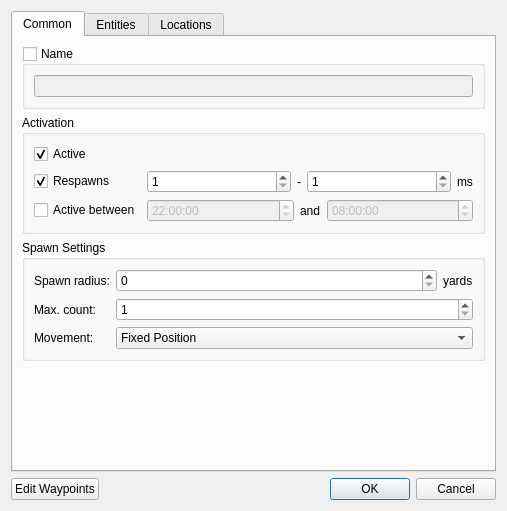
<?xml version="1.0" encoding="UTF-8"?>
<ui version="4.0">
 <class>SpawnDialog</class>
 <widget class="QDialog" name="SpawnDialog">
  <property name="geometry">
   <rect>
    <x>0</x>
    <y>0</y>
    <width>507</width>
    <height>511</height>
   </rect>
  </property>
  <property name="windowTitle">
   <string>Spawn Point</string>
  </property>
  <property name="windowIcon">
   <iconset resource="../qrc/editor.qrc">
    <normaloff>:/Trade_Engineering.png</normaloff>:/Trade_Engineering.png</iconset>
  </property>
  <layout class="QVBoxLayout" name="verticalLayout_3">
   <item>
    <widget class="QTabWidget" name="tabWidget">
     <property name="currentIndex">
      <number>0</number>
     </property>
     <widget class="QWidget" name="tab">
      <attribute name="title">
       <string>Common</string>
      </attribute>
      <layout class="QVBoxLayout" name="verticalLayout_5">
       <item>
        <widget class="QGroupBox" name="spawnNameBox">
         <property name="sizePolicy">
          <sizepolicy hsizetype="Preferred" vsizetype="Minimum">
           <horstretch>0</horstretch>
           <verstretch>0</verstretch>
          </sizepolicy>
         </property>
         <property name="title">
          <string>Name</string>
         </property>
         <property name="flat">
          <bool>true</bool>
         </property>
         <property name="checkable">
          <bool>true</bool>
         </property>
         <property name="checked">
          <bool>false</bool>
         </property>
         <layout class="QVBoxLayout" name="verticalLayout">
          <item>
           <widget class="QLineEdit" name="lineEdit"/>
          </item>
         </layout>
        </widget>
       </item>
       <item>
        <widget class="QGroupBox" name="groupBox_4">
         <property name="title">
          <string>Activation</string>
         </property>
         <property name="flat">
          <bool>true</bool>
         </property>
         <layout class="QGridLayout" name="gridLayout_2">
          <item row="2" column="2">
           <layout class="QHBoxLayout" name="horizontalLayout_2">
            <item>
             <widget class="QTimeEdit" name="timeEdit">
              <property name="enabled">
               <bool>false</bool>
              </property>
              <property name="sizePolicy">
               <sizepolicy hsizetype="Expanding" vsizetype="Fixed">
                <horstretch>0</horstretch>
                <verstretch>0</verstretch>
               </sizepolicy>
              </property>
              <property name="dateTime">
               <datetime>
                <hour>22</hour>
                <minute>0</minute>
                <second>0</second>
                <year>2000</year>
                <month>1</month>
                <day>1</day>
               </datetime>
              </property>
             </widget>
            </item>
            <item>
             <widget class="QLabel" name="label">
              <property name="sizePolicy">
               <sizepolicy hsizetype="Fixed" vsizetype="Preferred">
                <horstretch>0</horstretch>
                <verstretch>0</verstretch>
               </sizepolicy>
              </property>
              <property name="text">
               <string>and</string>
              </property>
             </widget>
            </item>
            <item>
             <widget class="QTimeEdit" name="timeEdit_2">
              <property name="enabled">
               <bool>false</bool>
              </property>
              <property name="sizePolicy">
               <sizepolicy hsizetype="Expanding" vsizetype="Fixed">
                <horstretch>0</horstretch>
                <verstretch>0</verstretch>
               </sizepolicy>
              </property>
              <property name="dateTime">
               <datetime>
                <hour>8</hour>
                <minute>0</minute>
                <second>0</second>
                <year>2000</year>
                <month>1</month>
                <day>1</day>
               </datetime>
              </property>
              <property name="calendarPopup">
               <bool>false</bool>
              </property>
              <property name="currentSectionIndex">
               <number>0</number>
              </property>
             </widget>
            </item>
           </layout>
          </item>
          <item row="1" column="2">
           <layout class="QHBoxLayout" name="horizontalLayout">
            <item>
             <widget class="QSpinBox" name="spinBox">
              <property name="sizePolicy">
               <sizepolicy hsizetype="Expanding" vsizetype="Fixed">
                <horstretch>0</horstretch>
                <verstretch>0</verstretch>
               </sizepolicy>
              </property>
              <property name="minimum">
               <number>1</number>
              </property>
              <property name="maximum">
               <number>999999999</number>
              </property>
             </widget>
            </item>
            <item>
             <widget class="QLabel" name="label_2">
              <property name="sizePolicy">
               <sizepolicy hsizetype="Fixed" vsizetype="Preferred">
                <horstretch>0</horstretch>
                <verstretch>0</verstretch>
               </sizepolicy>
              </property>
              <property name="text">
               <string>-</string>
              </property>
             </widget>
            </item>
            <item>
             <widget class="QSpinBox" name="spinBox_2">
              <property name="sizePolicy">
               <sizepolicy hsizetype="Expanding" vsizetype="Fixed">
                <horstretch>0</horstretch>
                <verstretch>0</verstretch>
               </sizepolicy>
              </property>
              <property name="minimum">
               <number>1</number>
              </property>
              <property name="maximum">
               <number>999999999</number>
              </property>
             </widget>
            </item>
            <item>
             <widget class="QLabel" name="label_3">
              <property name="sizePolicy">
               <sizepolicy hsizetype="Fixed" vsizetype="Preferred">
                <horstretch>0</horstretch>
                <verstretch>0</verstretch>
               </sizepolicy>
              </property>
              <property name="text">
               <string>ms</string>
              </property>
             </widget>
            </item>
           </layout>
          </item>
          <item row="2" column="1">
           <widget class="QCheckBox" name="checkBox_3">
            <property name="text">
             <string>Active between</string>
            </property>
           </widget>
          </item>
          <item row="1" column="1">
           <widget class="QCheckBox" name="checkBox_2">
            <property name="text">
             <string>Respawns</string>
            </property>
            <property name="checked">
             <bool>true</bool>
            </property>
           </widget>
          </item>
          <item row="0" column="1">
           <widget class="QCheckBox" name="checkBox">
            <property name="text">
             <string>Active</string>
            </property>
            <property name="checked">
             <bool>true</bool>
            </property>
           </widget>
          </item>
         </layout>
        </widget>
       </item>
       <item>
        <widget class="QGroupBox" name="groupBox_5">
         <property name="title">
          <string>Spawn Settings</string>
         </property>
         <property name="flat">
          <bool>true</bool>
         </property>
         <layout class="QGridLayout" name="gridLayout">
          <item row="1" column="2">
           <widget class="QSpinBox" name="spinBox_4">
            <property name="sizePolicy">
             <sizepolicy hsizetype="Expanding" vsizetype="Fixed">
              <horstretch>0</horstretch>
              <verstretch>0</verstretch>
             </sizepolicy>
            </property>
            <property name="minimum">
             <number>1</number>
            </property>
            <property name="maximum">
             <number>100</number>
            </property>
           </widget>
          </item>
          <item row="0" column="2">
           <layout class="QHBoxLayout" name="horizontalLayout_3">
            <item>
             <widget class="QSpinBox" name="spinBox_3">
              <property name="sizePolicy">
               <sizepolicy hsizetype="Expanding" vsizetype="Fixed">
                <horstretch>0</horstretch>
                <verstretch>0</verstretch>
               </sizepolicy>
              </property>
             </widget>
            </item>
            <item>
             <widget class="QLabel" name="label_5">
              <property name="sizePolicy">
               <sizepolicy hsizetype="Fixed" vsizetype="Preferred">
                <horstretch>0</horstretch>
                <verstretch>0</verstretch>
               </sizepolicy>
              </property>
              <property name="text">
               <string>yards</string>
              </property>
             </widget>
            </item>
           </layout>
          </item>
          <item row="0" column="0">
           <widget class="QLabel" name="label_4">
            <property name="text">
             <string>Spawn radius:</string>
            </property>
           </widget>
          </item>
          <item row="1" column="0">
           <widget class="QLabel" name="label_6">
            <property name="text">
             <string>Max. count:</string>
            </property>
           </widget>
          </item>
          <item row="2" column="0">
           <widget class="QLabel" name="label_7">
            <property name="text">
             <string>Movement:</string>
            </property>
           </widget>
          </item>
          <item row="2" column="2">
           <widget class="QComboBox" name="comboBox">
            <property name="sizePolicy">
             <sizepolicy hsizetype="Expanding" vsizetype="Fixed">
              <horstretch>0</horstretch>
              <verstretch>0</verstretch>
             </sizepolicy>
            </property>
            <item>
             <property name="text">
              <string>Fixed Position</string>
             </property>
            </item>
            <item>
             <property name="text">
              <string>Random Movement</string>
             </property>
            </item>
            <item>
             <property name="text">
              <string>Waypoints</string>
             </property>
            </item>
           </widget>
          </item>
         </layout>
        </widget>
       </item>
       <item>
        <spacer name="verticalSpacer">
         <property name="orientation">
          <enum>Qt::Vertical</enum>
         </property>
         <property name="sizeHint" stdset="0">
          <size>
           <width>20</width>
           <height>40</height>
          </size>
         </property>
        </spacer>
       </item>
      </layout>
     </widget>
     <widget class="QWidget" name="tab_2">
      <attribute name="title">
       <string>Entities</string>
      </attribute>
      <layout class="QVBoxLayout" name="verticalLayout_2">
       <item>
        <widget class="QTreeWidget" name="treeWidget">
         <property name="alternatingRowColors">
          <bool>true</bool>
         </property>
         <column>
          <property name="text">
           <string>ID</string>
          </property>
         </column>
         <column>
          <property name="text">
           <string>Name</string>
          </property>
         </column>
         <column>
          <property name="text">
           <string>Chance</string>
          </property>
         </column>
        </widget>
       </item>
      </layout>
     </widget>
     <widget class="QWidget" name="tab_3">
      <attribute name="title">
       <string>Locations</string>
      </attribute>
      <layout class="QVBoxLayout" name="verticalLayout_6">
       <item>
        <widget class="QTreeWidget" name="treeWidget_2">
         <property name="alternatingRowColors">
          <bool>true</bool>
         </property>
         <column>
          <property name="text">
           <string>Name</string>
          </property>
         </column>
         <column>
          <property name="text">
           <string>Location</string>
          </property>
         </column>
         <column>
          <property name="text">
           <string>Chance</string>
          </property>
         </column>
        </widget>
       </item>
      </layout>
     </widget>
    </widget>
   </item>
   <item>
    <layout class="QHBoxLayout" name="horizontalLayout_4">
     <item>
      <widget class="QPushButton" name="pushButton">
       <property name="text">
        <string>Edit Waypoints</string>
       </property>
      </widget>
     </item>
     <item>
      <widget class="QDialogButtonBox" name="buttonBox">
       <property name="orientation">
        <enum>Qt::Horizontal</enum>
       </property>
       <property name="standardButtons">
        <set>QDialogButtonBox::Cancel|QDialogButtonBox::Ok</set>
       </property>
      </widget>
     </item>
    </layout>
   </item>
  </layout>
 </widget>
 <resources>
  <include location="../qrc/editor.qrc"/>
 </resources>
 <connections>
  <connection>
   <sender>buttonBox</sender>
   <signal>accepted()</signal>
   <receiver>SpawnDialog</receiver>
   <slot>accept()</slot>
   <hints>
    <hint type="sourcelabel">
     <x>248</x>
     <y>254</y>
    </hint>
    <hint type="destinationlabel">
     <x>157</x>
     <y>274</y>
    </hint>
   </hints>
  </connection>
  <connection>
   <sender>buttonBox</sender>
   <signal>rejected()</signal>
   <receiver>SpawnDialog</receiver>
   <slot>reject()</slot>
   <hints>
    <hint type="sourcelabel">
     <x>316</x>
     <y>260</y>
    </hint>
    <hint type="destinationlabel">
     <x>286</x>
     <y>274</y>
    </hint>
   </hints>
  </connection>
 </connections>
</ui>
